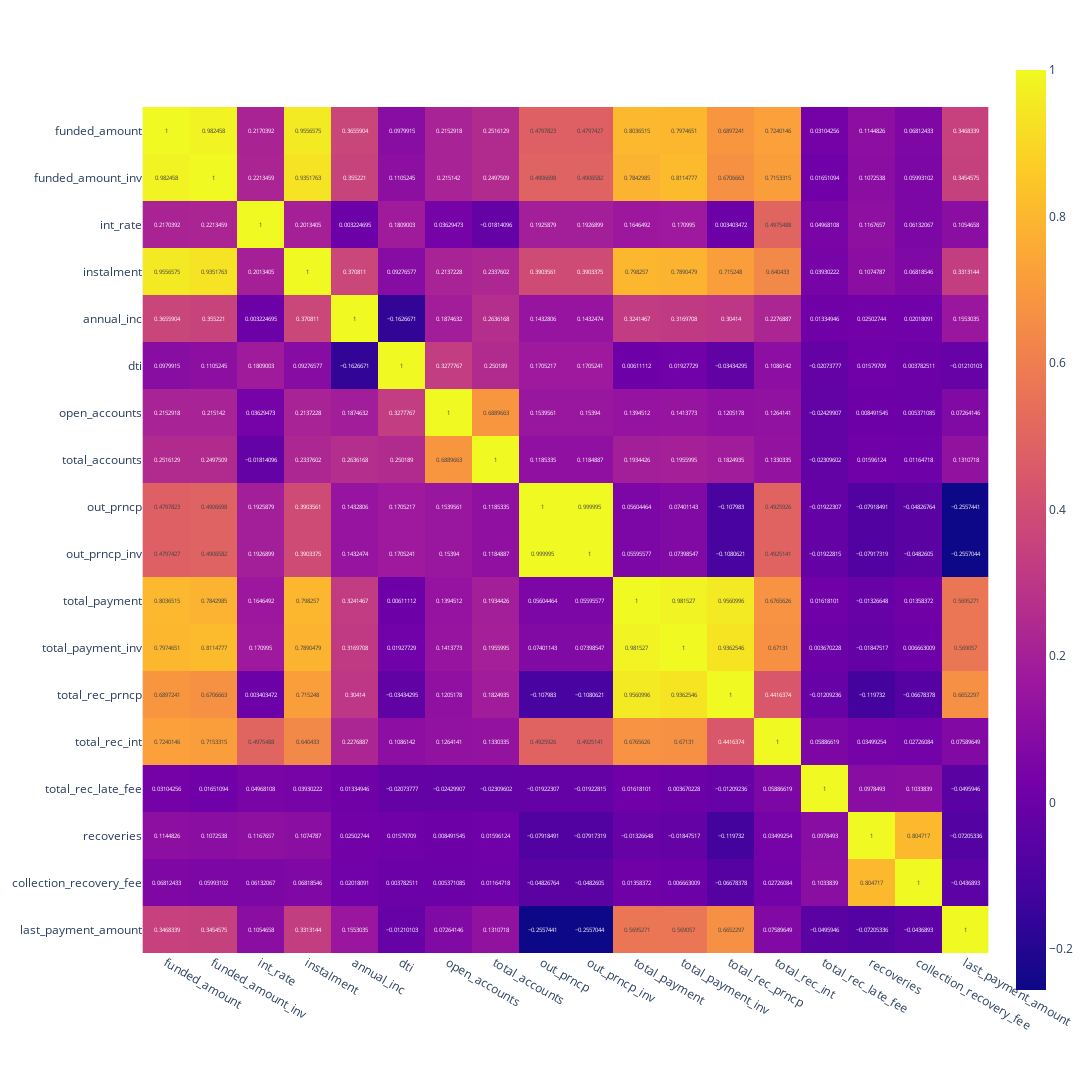

Notebook code for this chart:
### Code cell
# Correlation heatmap of continuous data
import plotly.express as px

# Creating a copy of the dataframe with only continuous columns included for visualisation
cont_list = [
    'funded_amount', 
    'funded_amount_inv', 
    'int_rate', 
    'instalment', 
    'annual_inc', 
    'dti', 
    'open_accounts', 
    'total_accounts', 
    'out_prncp', 
    'out_prncp_inv', 
    'total_payment', 
    'total_payment_inv', 
    'total_rec_prncp', 
    'total_rec_int', 
    'total_rec_late_fee', 
    'recoveries', 
    'collection_recovery_fee', 
    'last_payment_amount'
    ]

cont_data = df.filter(cont_list)

# Plotting the filtered dataframe on a heatmap
heatmap = px.imshow(cont_data.corr(), width=1440, height=1080, text_auto=True)
heatmap.show()

### Figure 1 — Plotly figure (JSON) as saved in the notebook; plotly's stock layout.template omitted (floating-point values rounded to 4 significant figures; data arrays with more than 128 entries replaced by an {"elided": "..."} marker saying what was removed)
{"data": [{"coloraxis": "coloraxis", "hovertemplate": "x: %{x}<br>y: %{y}<br>color: %{z}<extra></extra>", "name": "0", "texttemplate": "%{z}", "type": "heatmap", "x": ["funded_amount", "funded_amount_inv", "int_rate", "instalment", "annual_inc", "dti", "open_accounts", "total_accounts", "out_prncp", "out_prncp_inv", "total_payment", "total_payment_inv", "total_rec_prncp", "total_rec_int", "total_rec_late_fee", "recoveries", "collection_recovery_fee", "last_payment_amount"], "xaxis": "x", "y": ["funded_amount", "funded_amount_inv", "int_rate", "instalment", "annual_inc", "dti", "open_accounts", "total_accounts", "out_prncp", "out_prncp_inv", "total_payment", "total_payment_inv", "total_rec_prncp", "total_rec_int", "total_rec_late_fee", "recoveries", "collection_recovery_fee", "last_payment_amount"], "yaxis": "y", "z": {"elided": "18x18 float values"}}], "layout": {"coloraxis": {"colorscale": [[0, "#0d0887"], [0.1111, "#46039f"], [0.2222, "#7201a8"], [0.3333, "#9c179e"], [0.4444, "#bd3786"], [0.5556, "#d8576b"], [0.6667, "#ed7953"], [0.7778, "#fb9f3a"], [0.8889, "#fdca26"], [1, "#f0f921"]]}, "height": 1080, "margin": {"t": 60}, "width": 1440, "xaxis": {"anchor": "y", "constrain": "domain", "domain": [0, 1], "scaleanchor": "y"}, "yaxis": {"anchor": "x", "autorange": "reversed", "constrain": "domain", "domain": [0, 1]}}}
